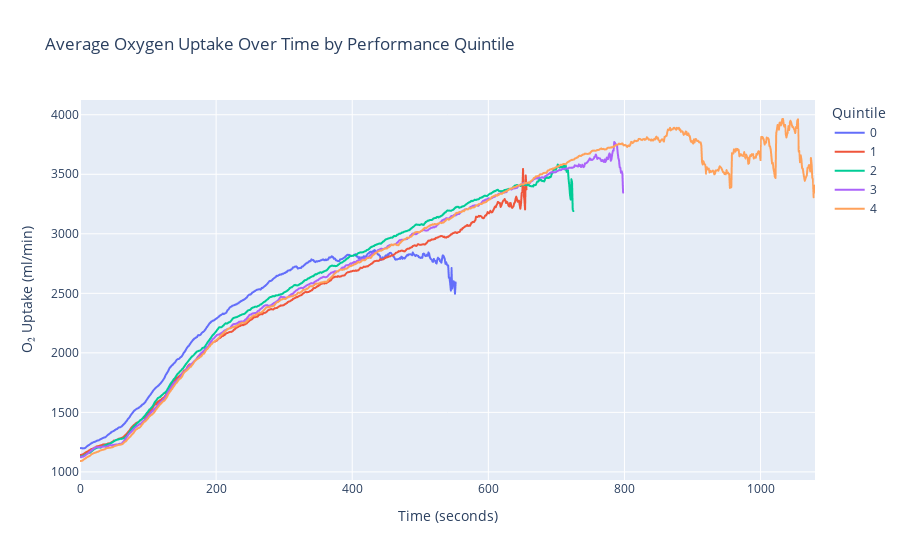

The notebook cell saved with this chart:
### Code cell
o2_avg = (
    measures_test.groupby(["max_speed_quintile", "time"])["O2_rate"]
    .mean()
    .reset_index()
)

fig = px.line(o2_avg, x="time", y="O2_rate", color="max_speed_quintile",
              title="Average Oxygen Uptake Over Time by Performance Quintile",
              labels={"time": "Time (seconds)", "O2_rate": "O₂ Uptake (ml/min)", "max_speed_quintile": "Quintile"})
fig.show()

### Figure 1 — Plotly figure (JSON) as saved in the notebook; plotly's stock layout.template omitted (floating-point values rounded to 4 significant figures; data arrays with more than 128 entries replaced by an {"elided": "..."} marker saying what was removed)
{"data": [{"hovertemplate": "Quintile=0<br>Time (seconds)=%{x}<br>O₂ Uptake (ml/min)=%{y}<extra></extra>", "legendgroup": "0", "line": {"color": "#636efa", "dash": "solid"}, "marker": {"symbol": "circle"}, "mode": "lines", "name": "0", "showlegend": true, "type": "scattergl", "x": {"elided": "553 int values"}, "xaxis": "x", "y": {"elided": "553 float values"}, "yaxis": "y"}, {"hovertemplate": "Quintile=1<br>Time (seconds)=%{x}<br>O₂ Uptake (ml/min)=%{y}<extra></extra>", "legendgroup": "1", "line": {"color": "#EF553B", "dash": "solid"}, "marker": {"symbol": "circle"}, "mode": "lines", "name": "1", "showlegend": true, "type": "scattergl", "x": {"elided": "657 int values"}, "xaxis": "x", "y": {"elided": "657 float values"}, "yaxis": "y"}, {"hovertemplate": "Quintile=2<br>Time (seconds)=%{x}<br>O₂ Uptake (ml/min)=%{y}<extra></extra>", "legendgroup": "2", "line": {"color": "#00cc96", "dash": "solid"}, "marker": {"symbol": "circle"}, "mode": "lines", "name": "2", "showlegend": true, "type": "scattergl", "x": {"elided": "726 int values"}, "xaxis": "x", "y": {"elided": "726 float values"}, "yaxis": "y"}, {"hovertemplate": "Quintile=3<br>Time (seconds)=%{x}<br>O₂ Uptake (ml/min)=%{y}<extra></extra>", "legendgroup": "3", "line": {"color": "#ab63fa", "dash": "solid"}, "marker": {"symbol": "circle"}, "mode": "lines", "name": "3", "showlegend": true, "type": "scattergl", "x": {"elided": "799 int values"}, "xaxis": "x", "y": {"elided": "799 float values"}, "yaxis": "y"}, {"hovertemplate": "Quintile=4<br>Time (seconds)=%{x}<br>O₂ Uptake (ml/min)=%{y}<extra></extra>", "legendgroup": "4", "line": {"color": "#FFA15A", "dash": "solid"}, "marker": {"symbol": "circle"}, "mode": "lines", "name": "4", "showlegend": true, "type": "scattergl", "x": {"elided": "1081 int values"}, "xaxis": "x", "y": {"elided": "1081 float values"}, "yaxis": "y"}], "layout": {"legend": {"title": {"text": "Quintile"}, "tracegroupgap": 0}, "title": {"text": "Average Oxygen Uptake Over Time by Performance Quintile"}, "xaxis": {"anchor": "y", "domain": [0, 1], "title": {"text": "Time (seconds)"}}, "yaxis": {"anchor": "x", "domain": [0, 1], "title": {"text": "O₂ Uptake (ml/min)"}}}}
